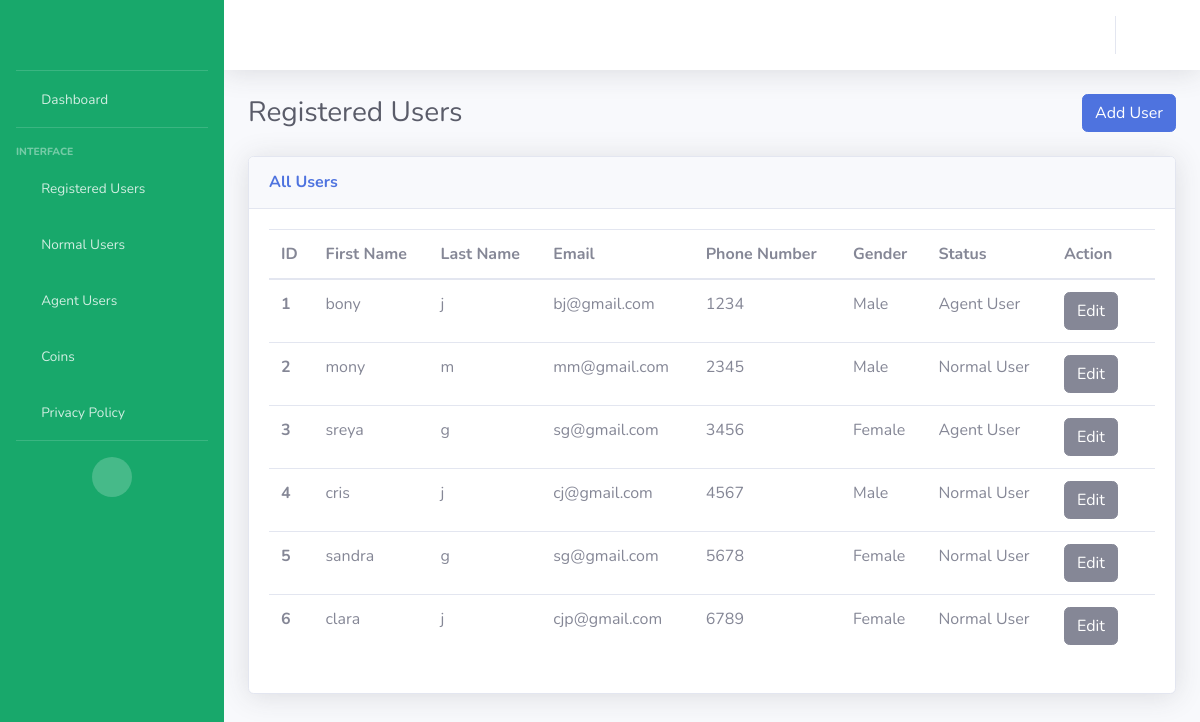
Page /users/ (signed in) on the earlier database version.
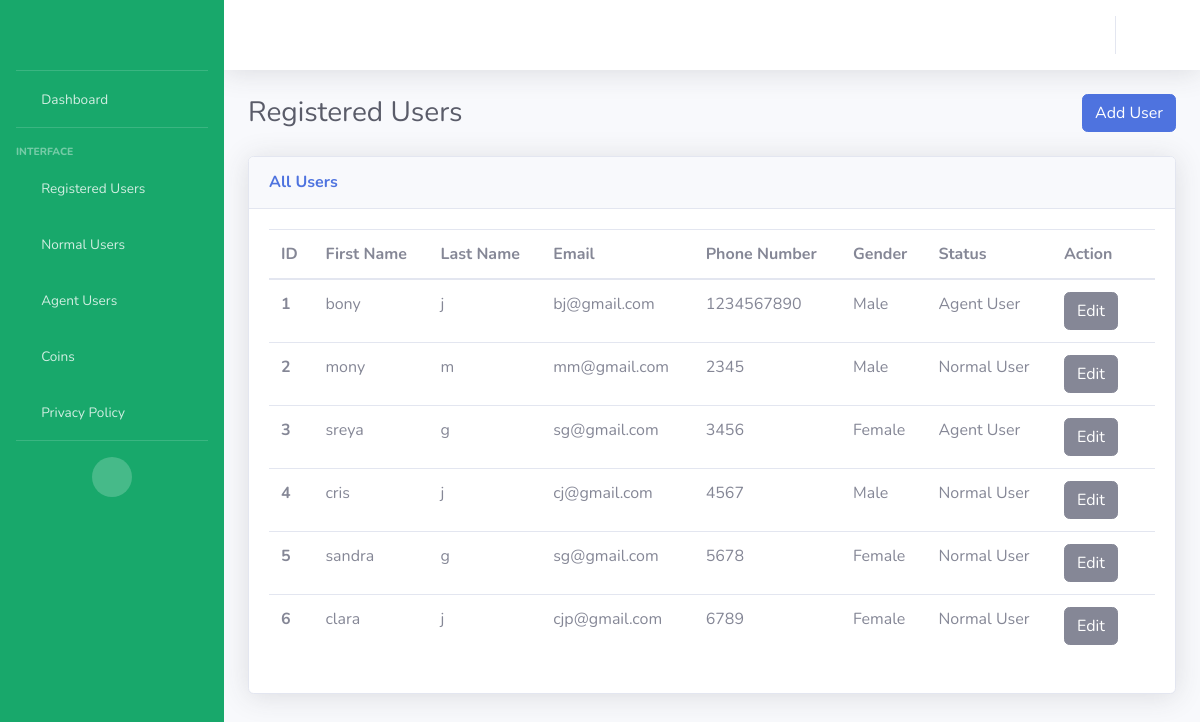
Same page on the later database version.
### my_rabit_app/models.py (models this page shows, shortened)
class CustomerModel(models.Model):
    NORMAL_USER = 'Normal User'
    AGENT_USER = 'Agent User'
    USER_STATUS_CHOICES = [
        (NORMAL_USER, 'Normal User'),
        (AGENT_USER, 'Agent User'),
    ]
    MALE = 'Male'
    FEMALE = 'Female'
    GENDER_CHOICES = [
        (MALE, 'Male'),
        (FEMALE, 'Female')
    ]
    customer_id = models.AutoField(primary_key=True)
    customer_first_name = models.CharField(max_length=100, blank=False)
    customer_last_name = models.CharField(max_length=100, default="unknown")
    customer_email = models.EmailField(default="unknown")
    customer_phone_number = models.CharField(max_length=50)
    customer_password = models.CharField(max_length=100, default='unknown')
    rating = models.IntegerField(default=0)
    terms_conditions = models.BooleanField(default=False)
    is_online = models.BooleanField(default=False)
    is_engaged = models.BooleanField(default=False)
    is_existing = models.BooleanField(default=False)
    adhaar_no = models.CharField(max_length=50, default="unknown")
    terms_conditions = models.BooleanField(default=False)
    gender = models.CharField(
        max_length=20,
        choices=GENDER_CHOICES,
        null=True
    )
    status = models.CharField(
        max_length=20,
        choices=USER_STATUS_CHOICES,
        default=NORMAL_USER,
    )
    @property
    def rating(self):
        from .models import RatingModel
        rating = RatingModel.objects.filter(agent=self).aggregate(Avg('ratings')).get('ratings__avg')
        return rating if rating is not None else 0

### my_rabit_app/views.py (the view, shortened to what this page needs)
# urls.py: path('users/', views.registered_users, name='users'),  # All users view page (both users and agents)
def registered_users(request):
    username = request.session.get('user', None)
    if username is None:
        return redirect('/login')
    else:
        users = CustomerModel.objects.all()
    return render(request, 'registered_users.html', {'users': users})

### templates/registered_users.html (shortened to what this page needs)
{% extends 'base.html'%}
{% block content %}
    <div class="container-fluid">
        <div class="d-sm-flex align-items-center justify-content-between mb-4">
            <h1 class="h3 mb-0 text-gray-800">Registered Users</h1>
            <div>
                <a href="{%url 'add_user' %}" class="btn btn-primary">Add User</a>
            </div>
        </div>
        <div class="row">
            <div class="col">
                <div class="card shadow mb-4">
                    <div
                        class="card-header py-3 d-flex flex-row align-items-center justify-content-between">
                        <h6 class="m-0 font-weight-bold text-primary">All Users</h6>
                    </div>
                    <div class="card-body">
                        <div class="table-responsive">
                            <table class="table table-hover all-users">
                              <thead>
                                <tr>
                                  <th scope="col">ID</th>
                                  <th scope="col">First Name</th>
                                  <th scope="col">Last Name</th>
                                  <th scope="col">Email</th>
                                  <th scope="col">Phone Number</th>
                                  <th scope="col">Gender</th>
                                  <th scope="col">Status</th>
                                  <th scope="col">Action</th>
                                </tr>
                              </thead>
                              <tbody>
                              {% for user in users %}
                                <tr>
                                   <th scope="row">{{ forloop.counter }}</th>
                                  <td>{{user.customer_first_name}}</td>
                                  <td>{{user.customer_last_name}}</td>
                                  <td>{{user.customer_email}}</td>
                                  <td>{{user.customer_phone_number}}</td>
                                  <td>{{user.gender}}</td>
                                  <td>
                                    <span id="status_text_{{ user.customer_id }}">{{ user.status }}</span>
                                  </td>
                                  <td>
                                    <button id="edit_button_{{ user.customer_id }}" class="btn btn-secondary" onclick="editStatus('{{ user.customer_id }}')">Edit</button>
                                    <form id="delete_form_{{ user.customer_id }}" method="POST" action="{% url 'delete_user' %}" style="display: inline;">
                                        <i class="fas fa-trash" onclick="document.getElementById('delete_form_{{ user.customer_id }}').submit();" style="cursor: pointer;"></i>
                                    </form>
                                  </td>
                                </tr>
                              {% endfor %}
                              </tbody>
                            </table>
                        </div>
                    </div>
                </div>
            </div>
        </div>
    </div>
{% endblock %}

Differences in the rows shown:
changed CustomerModel "bony": customer_phone_number "1234" → "1234567890"
